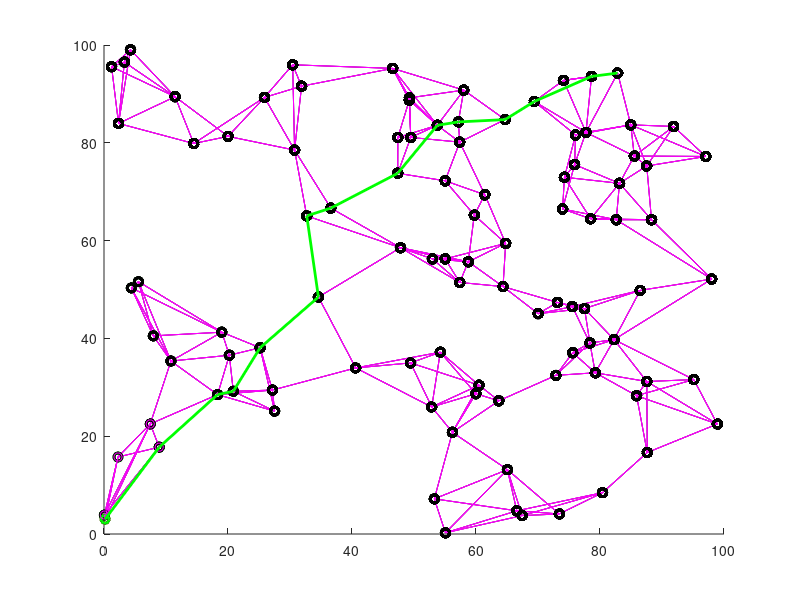

The MATLAB script that drew this image:
%% Breadth-First/Depth-First search algorithm
% Needs to be changed to unit length links, otherwise useless.
clear; clc; 

%% Generate a graph
n = 100; % Nodes
s = 100; % Space
% Random nodes
nodes = s*rand(n,2);
e = sparse(zeros(n,n));
D = sparse(zeros*ones(n,n));

% Add closest p edges
p = 5;
for i = 1:n
    for j = 1:n
        d(j) = norm(nodes(i,:)-nodes(j,:));
    end
    [d2,ind] = sort(d);
    for j=1:p
        if (i~=ind(j))
            e(i,ind(j)) = 1;
            e(ind(j),i) = 1;
            D(i,ind(j)) = d(ind(j));
            D(ind(j),i) = d(ind(j));
        end
    end
end

% Pick furthest apart start and end node
dmax = 0;
start = 0; finish = 0;
for i=1:n
    for j=i:n
        d = norm(nodes(i,:)-nodes(j,:));
        if (d>dmax)
            dmax = d;
            start =i;
            finish = j;
        end
    end
end

%% Plot graph
figure(1); clf; hold on;
plot(nodes(:,1),nodes(:,2),'ko');
for i = 1:n
    for j = i:n
        if (e(i,j)==1)
            plot([nodes(i,1) nodes(j,1)],[nodes(i,2) nodes(j,2)],'k');
        end
    end
end
plot(nodes(start,1),nodes(start,2),'bo','MarkerSize',6,'LineWidth',2);
plot(nodes(finish,1),nodes(finish,2),'ro','MarkerSize',6,'LineWidth',2);
F(1)=getframe(gcf);

%% Find shortest path

% Initialize open set (node, backtrack, lower bound cost, current cost)
O = [start 0 0];
% Initialize closed set (same as open set)
C = [];
done = 0;
t = 0;
breadthfirst = 1;

while (~done)
    t = t+1
    % Check end condition
    if (length(O)==0)
        done = 1;
        continue;
    end

    % Grab next node in open set
    curnode = O(1,:);
    
    % Move to closed set
    C = [C; curnode];
    O = O([2:end],:);

    % Get all neighbours of current node
    neigh = find(e(curnode(1),:)==1);
    
    % Process each neighbour
    for i=1:length(neigh)
        found = find(C(:,1)==neigh(i),1);
        if (length(found)==1)
            continue;
        end
        dcur = curnode(3)+D(curnode(1),neigh(i));
        found = find(O(:,1)==neigh(i),1);
        if (length(found)==0)
            if (breadthfirst)
                O = [O; neigh(i) curnode(1) dcur]; 
            else
                O = [neigh(i) curnode(1) dcur; O];
            end
        else
            if (dcur < O(found,3))
                O(found,:) = [neigh(i) curnode(1) dcur];
            end
        end
    end

    % Plot active nodes for this step
    figure(1);hold on;
    plot(nodes(C(:,1),1),nodes(C(:,1),2), 'ko','MarkerSize',6,'LineWidth',2);
    plot(nodes(curnode(1),1),nodes(curnode(1),2), 'go','MarkerSize',6,'LineWidth',2);
    for i=1:length(neigh)
        plot(nodes(neigh(i),1),nodes(neigh(i),2), 'mo');
        plot([nodes(curnode(1),1) nodes(neigh(i),1)],[nodes(curnode(1),2) nodes(neigh(i),2)], 'm');
    end
    F(t+1)=getframe(gcf);
end

% Find and plot final path through back tracing
done = 0;
cur = finish
curC = find(C(:,1)==finish);
prev =  C(curC,2);
i=2;
p=1;
while (~done)
    if (prev == start)
        done = 1;
    end
    figure(1);hold on;
    plot([nodes(prev,1) nodes(cur,1)], [nodes(prev,2) nodes(cur,2)],'g','LineWidth',2)
    cur = prev;
    curC = find(C(:,1)==cur);
    prev = C(curC,2);
    F2(p)=getframe(gcf);
    p=p+1;
end
    
